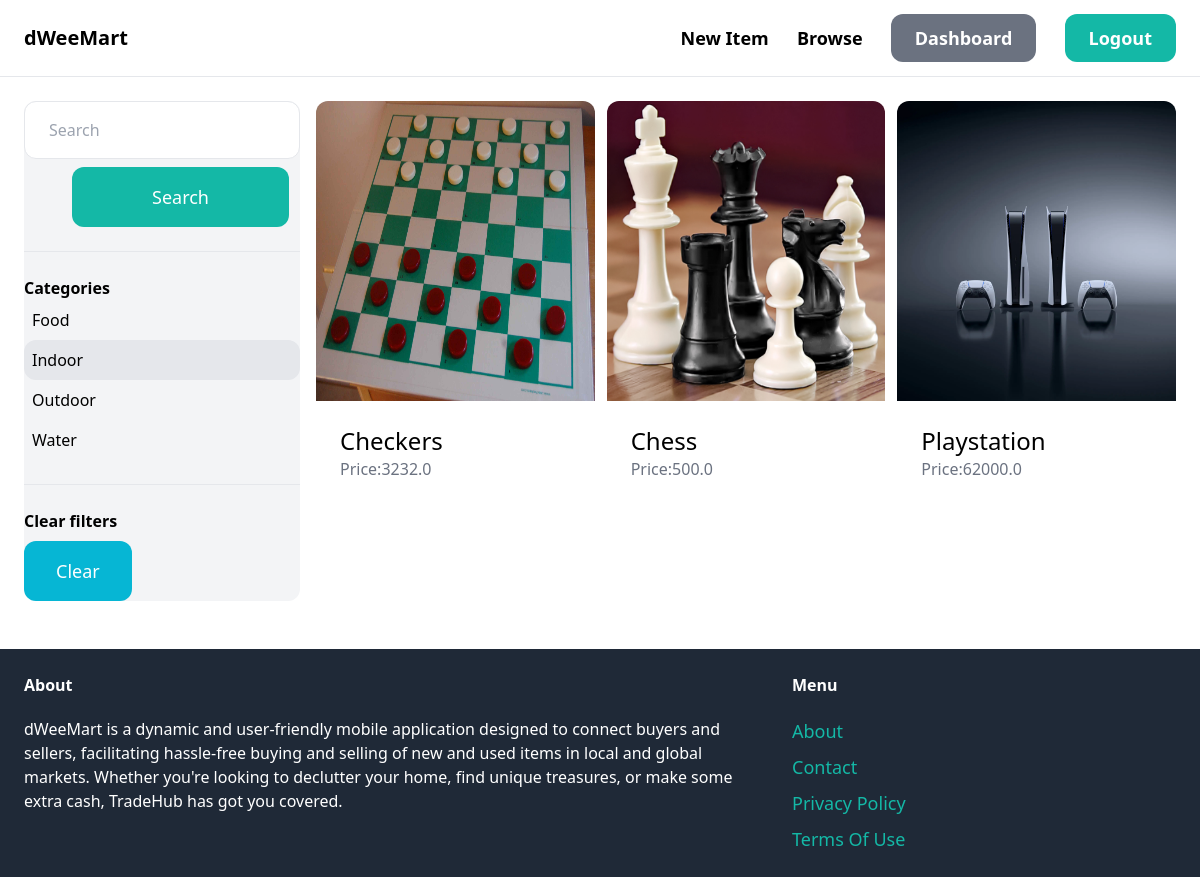
Screenshot of /items/?query=&category=5 (signed in) with the database file from the repository.
### item/models.py (models this page shows, shortened)
class Category(models.Model):
    name=models.CharField(max_length=255)
    class Meta:
        ordering=('name',)
        verbose_name_plural='Categories'

class items(models.Model):
    category=models.ForeignKey(Category,related_name='category',on_delete=models.CASCADE)
    name=models.CharField(max_length=255)
    desc=models.TextField(blank=True,null=True)
    price=models.FloatField()
    image=models.ImageField(upload_to='item_images',blank=True,null=True)
    is_sold=models.BooleanField(default=False)
    created_at=models.DateTimeField(auto_now_add=True)
    created_by=models.ForeignKey(User,related_name='items',on_delete=models.CASCADE)
    class Meta:
        ordering=('name',)
        verbose_name_plural='items'

### item/views.py (the view)
# urls.py: path('',views.it,name='item'),
@login_required
def it(request):
    query=request.GET.get('query','')
    categories=Category.objects.all()
    category_id=request.GET.get('category',0)
    item=items.objects.filter(is_sold=False)
    if category_id:
        item=item.filter(category_id=category_id)
    if query:
        item=item.filter(Q(name__icontains=query) | Q(desc__icontains=query))
    return render(request,'item/items.html',{
        'items':item,
        'query':query,
        'categories':categories,
        'category_id':int(category_id)
    })

### item/templates/item/items.html (shortened to what this page needs)
{% extends 'core/base.html' %}
{% block content %}
<div class="pb-6 grid grid-cols-4 gap-4">
    <div class="col-span-1 bg-gray-100 rounded-xl">
        <form action="{% url 'item:item' %}" method="get">
            <input type="text" name="query" id="" class="w-full py-4 px-6 border rounded-xl" value="{{ query }}" placeholder="Search">
            <button class="mt-2 ml-12 py-4 px-20 text-lg bg-teal-500 text-white rounded-xl hover:bg-teal-700">Search</button>
        </form>
        <hr class="my-6">
        <p class="font-semibold">Categories</p>
        <ul>
            {% for category in categories %}
                <li class="py-2 px-2 rounded-xl{% if category.id == category_id %} bg-gray-200{% endif %}">
                    <a href="{% url 'item:item' %}?query={{ query }}&category={{ category.id }}">{{category.name}}</a>
                </li>
            {% endfor %}
        </ul>
        <hr class="my-6">
        <p class="font-semibold">Clear filters</p>
        <ul>
            <li>
                <a href="{% url 'item:item' %}" class="mt-2 py-4 px-8 inline-block bg-cyan-500 text-lg rounded-xl text-white hover:bg-cyan-700 ">Clear</a>
            </li>
        </ul>
    </div>
    <div class="col-span-3">
        <div class="grid grid-cols-3 gap-3">
            {% for item in items %}
            <div>
                <a href="{% url 'item:detail' item.id %}">
                    <div>
                        <img src="{{ item.image.url }}" alt="" class="rounded-t-xl" style="width:500px;height:300px;">
                    </div>
                    <div class="p-6 bg-white rounded-b-xl">
                        <h2 class="text-2xl">{{item.name}}</h2>
                        <p class="text-gray-500">Price:{{item.price}}</p>
                    </div>
                </a>
            </div>
            {% endfor %}
        </div>
    </div>
</div>
{% endblock %}

### rows the page displays
Category: name "Food"
Category: name "Indoor"
Category: name "Outdoor"
Category: name "Water"
items: image (picture), name "Checkers", price "3232.0"
items: image (picture), name "Chess", price "500.0"
items: image (picture), name "Playstation", price "62000.0"
